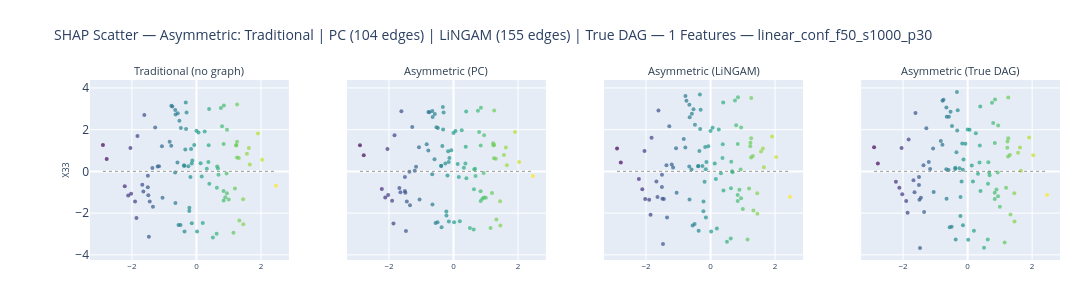

The cell this chart's notebook holds for it:
### Code cell
fig_scatter_pc_vs_lingam = plot_shap_scatter_pc_vs_lingam(
    shap_data, feature_names, scratch_rank, top_features, x_test,
    pc_edges, lingam_edges, DATASET, N_TOP_FEATURES,
    method= "Asymmetric",
    features=features_names,
)
